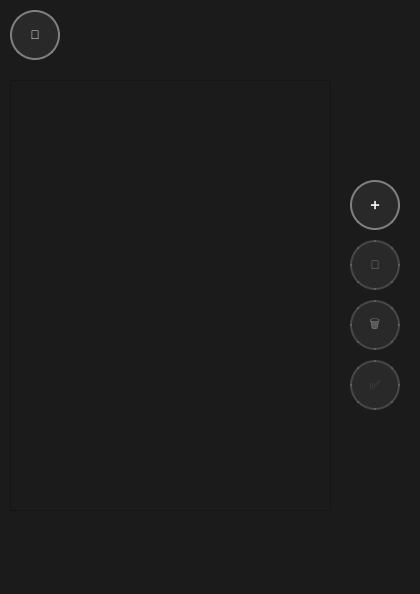
<?xml version="1.0" encoding="UTF-8"?>
<ui version="4.0">
 <class>MainWindow</class>
 <widget class="QMainWindow" name="MainWindow">
  <property name="geometry">
   <rect>
    <x>0</x>
    <y>0</y>
    <width>420</width>
    <height>594</height>
   </rect>
  </property>
  <property name="minimumSize">
   <size>
    <width>420</width>
    <height>594</height>
   </size>
  </property>
  <property name="maximumSize">
   <size>
    <width>420</width>
    <height>594</height>
   </size>
  </property>
  <property name="windowTitle">
   <string>MainWindow</string>
  </property>
  <property name="styleSheet">
   <string notr="true">background-color: #1b1b1b</string>
  </property>
  <widget class="QWidget" name="centralwidget">
   <widget class="QPushButton" name="pushButton_3">
    <property name="geometry">
     <rect>
      <x>10</x>
      <y>10</y>
      <width>50</width>
      <height>50</height>
     </rect>
    </property>
    <property name="styleSheet">
     <string notr="true">QPushButton {
	background-color: #292929;
	border-radius: 25px;
	border: 2px solid #808080;
	color: rgb(255, 255, 255);
}

QPushButton:hover {
	background-color: #ffa31a;
}</string>
    </property>
    <property name="text">
     <string>👤</string>
    </property>
   </widget>
   <widget class="QPushButton" name="AddButton">
    <property name="geometry">
     <rect>
      <x>350</x>
      <y>180</y>
      <width>50</width>
      <height>50</height>
     </rect>
    </property>
    <property name="styleSheet">
     <string notr="true">QPushButton {
	background-color: #292929;
	border-radius: 25px;
	border: 2px solid #808080;
	color: rgb(255, 255, 255);
}

QPushButton:hover {
	background-color: #ffa31a;
}</string>
    </property>
    <property name="text">
     <string>➕</string>
    </property>
   </widget>
   <widget class="QListView" name="listView">
    <property name="geometry">
     <rect>
      <x>10</x>
      <y>80</y>
      <width>321</width>
      <height>431</height>
     </rect>
    </property>
    <property name="styleSheet">
     <string notr="true">color: #ffffff;</string>
    </property>
   </widget>
   <widget class="QPushButton" name="AddButton_2">
    <property name="geometry">
     <rect>
      <x>350</x>
      <y>240</y>
      <width>50</width>
      <height>50</height>
     </rect>
    </property>
    <property name="styleSheet">
     <string notr="true">QPushButton {
	background-color: #292929;
	border-radius: 25px;
	border: 2px solid rgba(128,128,128,100);
	color: rgba(255, 255, 255, 100);
}

</string>
    </property>
    <property name="text">
     <string>📝</string>
    </property>
   </widget>
   <widget class="QPushButton" name="AddButton_3">
    <property name="geometry">
     <rect>
      <x>350</x>
      <y>360</y>
      <width>50</width>
      <height>50</height>
     </rect>
    </property>
    <property name="styleSheet">
     <string notr="true">QPushButton {
	background-color: #292929;
	border-radius: 25px;
	border: 2px solid rgba(128,128,128,100);
	color: rgba(255, 255, 255, 50);
}

</string>
    </property>
    <property name="text">
     <string>✅</string>
    </property>
   </widget>
   <widget class="QPushButton" name="AddButton_4">
    <property name="geometry">
     <rect>
      <x>350</x>
      <y>300</y>
      <width>50</width>
      <height>50</height>
     </rect>
    </property>
    <property name="styleSheet">
     <string notr="true">QPushButton {
	background-color: #292929;
	border-radius: 25px;
	border: 2px solid rgba(128,128,128,100);
	color: rgba(255, 255, 255, 100);
}

</string>
    </property>
    <property name="text">
     <string>🗑️</string>
    </property>
   </widget>
  </widget>
 </widget>
 <resources/>
 <connections/>
</ui>
